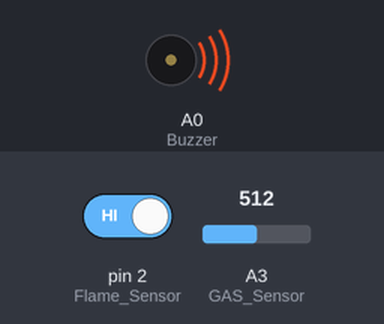
The sketch below on a simulated Arduino Uno, built with avr-gcc and run on an emulated ATmega328P. On the bench: buzzer (waves = sounding, pin HIGH). Inputs (shaded band) come from the test bench; at power-on: pin 2 (Flame_Sensor) HIGH, A3 (GAS_Sensor) = 512. The modem accepts every AT command (registered, SIM ready, sends succeed) and sends nothing else.

Above: at 0.05 s.
Timing chart, 0 to 19.8 s (numbered marks = the images above):
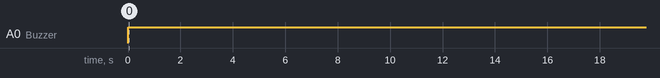

The sketch:

Gas___Fire_Detector_With_SMS___Phone_Call_Using_GSM.ino
```cpp
/*The source code from
 * Md. Riyad Hasan
 * www.github.com/riyadhasan24
*/
#include <SoftwareSerial.h>
SoftwareSerial MY_Serial(8, 9);

char Phone_No[] = "+8801730288553";
int Buzzer = A0;
int GAS_Sensor = A3;
int Buzzer_Delay = 7000;
int Flame_Sensor = 2;
int GAS_Sensor_Value;
int Flame_Sensor_Value;

String Message_Body_Gas = "Gas Leaking..! Do Something..!";
String Message_Body_Fire = "Fire Detected..! Do Something..!";
String Message_Body_Thief = "Thief Detected..! Do Something..!";


void setup()
{
 Serial.begin(9600);
 MY_Serial.begin(9600);
 pinMode(Buzzer, OUTPUT);
 pinMode(GAS_Sensor, INPUT);
}

void loop()
{
  Flame_Sensor_Value = digitalRead(Flame_Sensor);
  GAS_Sensor_Value = analogRead(GAS_Sensor);

  if (GAS_Sensor_Value >= 320)
    {
      digitalWrite(Buzzer, HIGH);
      Make_Call(Phone_No);
      Send_Message_Gas();
      delay(Buzzer_Delay);
      digitalWrite(Buzzer, LOW);
    }

  if (Flame_Sensor_Value == LOW)
    {
      digitalWrite(Buzzer, HIGH);
      Make_Call(Phone_No);
      Send_Message_Fire();
      delay(Buzzer_Delay);
      digitalWrite(Buzzer, LOW);
    }
}

void Make_Call(char *number)
{
  MY_Serial.print("ATD + ");
  MY_Serial.print(number);
  MY_Serial.println(";");
  delay(20000);       // wait for 20 seconds...
  MY_Serial.println("ATH"); //hang up
  delay(100);
}

void Send_Message_Fire()
{
  MY_Serial.println("AT+CMGF=1");
  delay(1000);
  MY_Serial.println("AT+CMGS=\"+8801730288553\"\r"); // Change the number as you need
  delay(1000);
  MY_Serial.println(Message_Body_Fire);//the content of the message
  delay(200);
  MY_Serial.println((char)26);
  delay(1000);
}


void Send_Message_Gas()
{
  MY_Serial.println("AT+CMGF=1");
  delay(1000);
  MY_Serial.println("AT+CMGS=\"+8801730288553\"\r"); // Change the number as you need
  delay(1000);
  MY_Serial.println(Message_Body_Gas);//the content of the message
  delay(200);
  MY_Serial.println((char)26);
  delay(1000);
}
```

Measured:
- by itself, A0 (Buzzer): LOW → HIGH at 0.00 s
